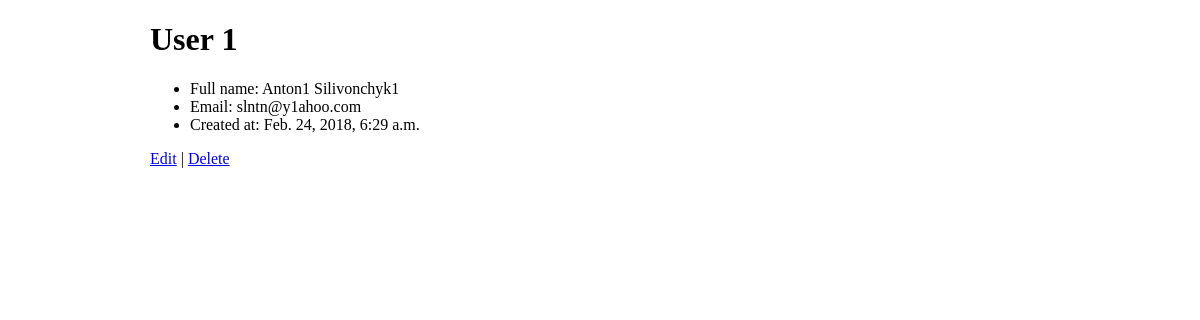
/users/user/1, run on the app's committed database.
### users/models.py (models this page shows)
class User(models.Model):
    first_name = models.CharField(max_length=255)
    last_name = models.CharField(max_length=255)
    email_address = models.CharField(max_length=255)
    created_at = models.DateTimeField(auto_now_add = True)
    objects = UserManager()

### users/views.py (the view)
# urls.py: url(r'^user/(?P<id>\d+)$', views.show),
def show(request, id):
    context ={
        'user': User.objects.get(id=id)
    }
    return render(request,'users/user.html', context)

### users/templates/users/user.html (shortened to what this page needs)
<!DOCTYPE html>
<html lang="en">
<head>
    {% load static %}
    <link rel="stylesheet" href="{% static 'css/style.css' %}" media-"screen" title="no title" charset="utf-8">
</head>
<body>
    <div id="main">
        <h1>User {{user.id}}</h1>
        <ul>
            <li>Full name: {{user.first_name}} {{user.last_name}}</li>
            <li>Email: {{user.email_address}}</li>
            <li>Created at: {{user.created_at}}</li>
        </ul>
        <a href="/users/{{user.id}}/edit">Edit</a> | <a href="/users/{{user.id}}/destroy">Delete</a>
    </div>
</body>
</html>

### users/static/css/style.css (style rules this page uses)
#main { margin: 5px auto; width: 900px; }

### data on the page
User: id "1", first_name "Anton1", last_name "Silivonchyk1", email_address "slntn@y1ahoo.com", created_at "Feb. 24, 2018, 6:29 a.m."
